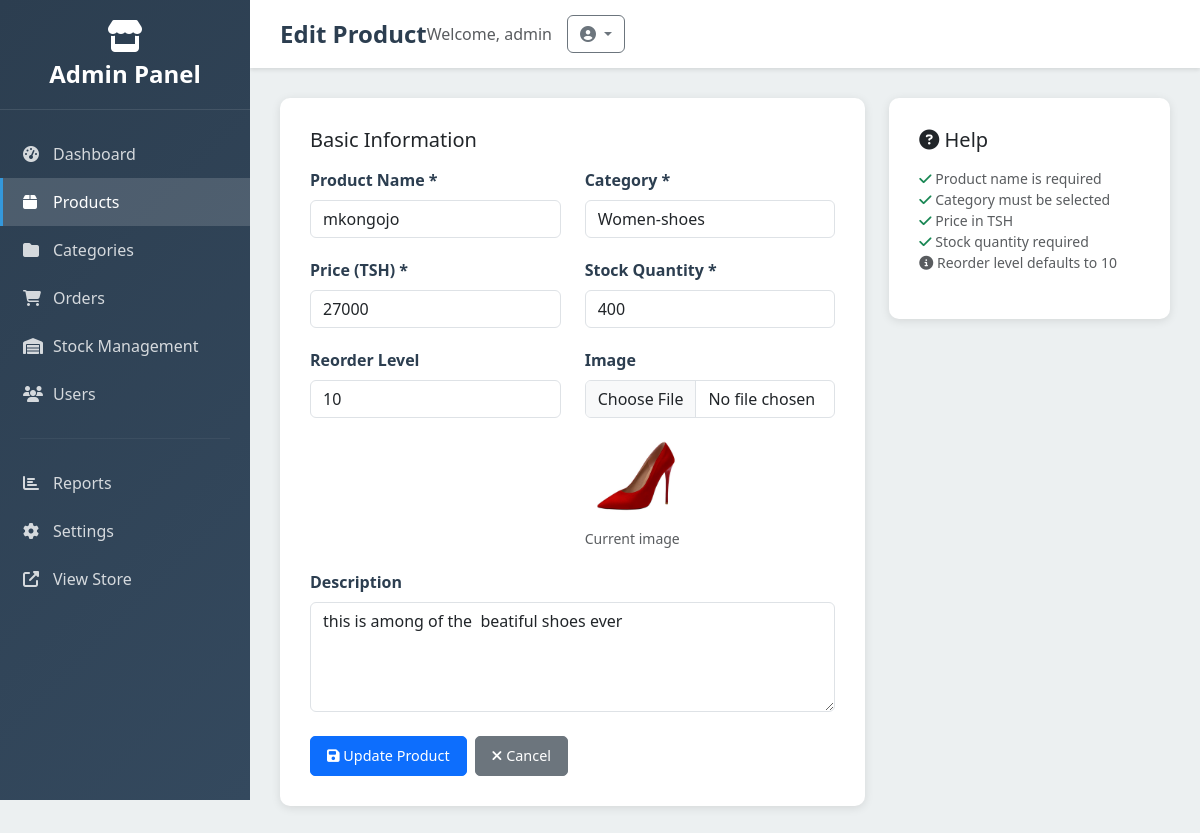
Page /dashboard/products/12/edit/ (signed in) on the committed database.
### products/models.py (models this page shows, shortened)
class Product(models.Model):
    category = models.ForeignKey(Category, related_name='product', on_delete=models.CASCADE)
    name = models.CharField(max_length=255)
    slug = models.SlugField()
    description = models.TextField(blank=True, null=True)
    price = models.IntegerField()
    is_featured = models.BooleanField(default=False)
    created_at = models.DateTimeField(auto_now_add=True)
    image = models.ImageField(upload_to='uploads/', blank=True, null=True)
    thumbnail = models.ImageField(upload_to='uploads/', blank=True, null=True)
    class Meta:
        ordering = ('-created_at',)

class Category(models.Model):
    name = models.CharField(max_length=255)
    slug = models.SlugField(unique=True)
    class Meta:
        ordering =('name',)

### core/models.py (models this page shows, shortened)
class Stock(models.Model):
    product = models.OneToOneField('products.Product', on_delete=models.CASCADE)
    quantity = models.IntegerField(default=0)
    reorder_level = models.IntegerField(default=10)
    last_updated = models.DateTimeField(auto_now=True)

### core/admin_views.py (the view, shortened to what this page needs)
# urls.py: path('dashboard/products/<int:product_id>/edit/', admin_views.admin_product_edit, name='admin_product_edit'),
@login_required
@user_passes_test(is_admin)
def admin_product_edit(request, product_id):
    product = get_object_or_404(Product, id=product_id)
    stock = get_object_or_404(Stock, product=product)
    categories = Category.objects.all()
    context = {
        'product': product,
        'stock': stock,
        'categories': categories,
        'title': 'Edit Product'
    }
    return render(request, 'admin_management/product_form.html', context)

### cart/context_processors.py (called while the page is built)
def cart(request):
    return {'cart': Cart(request)}

### core/admin_views.py (called while the page is built)
def is_admin(user):
    return user.is_authenticated and (user.is_staff or user.is_superuser)

### templates/admin_management/product_form.html (shortened to what this page needs)
{% extends 'admin_management/base.html' %}
{% block page_title %}{{ title }}{% endblock %}
{% block content %}
<div class="row">
    <div class="col-lg-8">
        <div class="admin-form">
            <form method="POST" enctype="multipart/form-data" id="productForm">
                <div class="mb-4">
                    <h5 class="mb-3">Basic Information</h5>
                    <div class="row">
                        <div class="col-md-6">
                            <div class="form-group">
                                <label class="form-label">Product Name *</label>
                                <input type="text" name="name" class="form-control" value="{% if product %}{{ product.name }}{% endif %}" required>
                            </div>
                        </div>
                        <div class="col-md-6">
                            <div class="form-group">
                                <label class="form-label">Category *</label>
                                <select name="category" class="form-control" required>
                                    {% for category in categories %}
                                        <option value="{{ category.id }}" {% if product and product.category.id == category.id %}selected{% endif %}>
                                            {{ category.name }}
                                        </option>
                                    {% endfor %}
                                </select>
                            </div>
                        </div>
                    </div>
                    <div class="row">
                        <div class="col-md-6">
                            <div class="form-group">
                                <label class="form-label">Price (TSH) *</label>
                                <input type="number" name="price" class="form-control" value="{% if product %}{{ product.price }}{% endif %}" step="0.01" min="0" required>
                            </div>
                        </div>
                        <div class="col-md-6">
                            <div class="form-group">
                                <label class="form-label">Stock Quantity *</label>
                                <input type="number" name="stock_quantity" class="form-control" value="{% if stock %}{{ stock.quantity }}{% else %}0{% endif %}" min="0" required>
                            </div>
                        </div>
                    </div>
                    <div class="row">
                        <div class="col-md-6">
                            <div class="form-group">
                                <label class="form-label">Reorder Level</label>
                                <input type="number" name="reorder_level" class="form-control" value="{% if stock %}{{ stock.reorder_level }}{% else %}10{% endif %}" min="0">
                            </div>
                        </div>
                        <div class="col-md-6">
                            <div class="form-group">
                                <label class="form-label">Image</label>
                                <input type="file" name="image" class="form-control" accept="image/*">
                                {% if product and product.image %}
                                    <div class="mt-2">
                                        <img src="{{ product.image.url }}" class="rounded" width="100" height="100" style="object-fit: cover;">
                                        <br>
                                        <small class="text-muted">Current image</small>
                                    </div>
                                {% endif %}
                            </div>
                        </div>
                    </div>
                    <div class="form-group">
                        <label class="form-label">Description</label>
                        <textarea name="description" class="form-control" rows="4">{% if product %}{{ product.description }}{% endif %}</textarea>
                    </div>
                </div>
                <div class="d-flex gap-2">
                    <button type="submit" class="btn btn-admin btn-primary">
                        <i class="fas fa-save"></i> {% if product %}Update Product{% else %}Create Product{% endif %}
                    </button>
                    <a href="{% url 'admin_product_list' %}" class="btn btn-admin btn-secondary">
                        <i class="fas fa-times"></i> Cancel
                    </a>
                </div>
            </form>
        </div>
    </div>
    <div class="col-lg-4">
        <div class="admin-form">
            <h5 class="mb-3"><i class="fas fa-question-circle"></i> Help</h5>
            <div class="small text-muted">
                <ul class="list-unstyled">
                    <li><i class="fas fa-check text-success"></i> Product name is required</li>
                    <li><i class="fas fa-check text-success"></i> Category must be selected</li>
                    <li><i class="fas fa-check text-success"></i> Price in TSH</li>
                    <li><i class="fas fa-check text-success"></i> Stock quantity required</li>
                    <li><i class="fas fa-info-circle"></i> Reorder level defaults to 10</li>
                </ul>
            </div>
        </div>
    </div>
</div>
{% endblock %}

### templates/admin_management/base.html (shortened to what this page needs)
<!DOCTYPE html>
<html lang="en">
<head>
    <link href="https://cdn.jsdelivr.net/npm/bootstrap@5.3.0/dist/css/bootstrap.min.css" rel="stylesheet">
    <link rel="stylesheet" href="https://cdnjs.cloudflare.com/ajax/libs/font-awesome/6.4.0/css/all.min.css">
</head>
<body>
    <aside class="sidebar" id="sidebar">
        <div class="sidebar-header">
            <i class="fas fa-store fa-2x mb-2"></i>
            <h3>Admin Panel</h3>
        </div>
        <nav class="sidebar-menu">
            <a href="{% url 'admin_dashboard' %}" class="sidebar-item {% if request.resolver_match.url_name == 'admin_dashboard' %}active{% endif %}">
                <i class="fas fa-tachometer-alt"></i>
                Dashboard
            </a>
            <a href="{% url 'admin_product_list' %}" class="sidebar-item {% if 'product' in request.resolver_match.url_name %}active{% endif %}">
                <i class="fas fa-box"></i>
                Products
            </a>
            <a href="{% url 'admin_category_list' %}" class="sidebar-item {% if 'category' in request.resolver_match.url_name %}active{% endif %}">
                <i class="fas fa-folder"></i>
                Categories
            </a>
            <a href="{% url 'admin_order_list' %}" class="sidebar-item {% if 'order' in request.resolver_match.url_name %}active{% endif %}">
                <i class="fas fa-shopping-cart"></i>
                Orders
            </a>
            <a href="{% url 'admin_stock_list' %}" class="sidebar-item {% if 'stock' in request.resolver_match.url_name %}active{% endif %}">
                <i class="fas fa-warehouse"></i>
                Stock Management
            </a>
            <a href="{% url 'admin_user_list' %}" class="sidebar-item {% if 'user' in request.resolver_match.url_name %}active{% endif %}">
                <i class="fas fa-users"></i>
                Users
            </a>
            <hr style="border-color: rgba(255,255,255,0.2); margin: 20px;">
            <a href="{% url 'admin_reports' %}" class="sidebar-item">
                <i class="fas fa-chart-bar"></i>
                Reports
            </a>
            <a href="{% url 'admin_settings' %}" class="sidebar-item">
                <i class="fas fa-cog"></i>
                Settings
            </a>
            <a href="{% url 'home' %}" class="sidebar-item">
                <i class="fas fa-external-link-alt"></i>
                View Store
            </a>
        </nav>
    </aside>
    <main class="main-content">
        <div class="top-bar">
            <h1 class="page-title">{% block page_title %}Admin Panel{% endblock %}</h1>
            <div class="user-menu">
                <span class="text-muted">Welcome, {{ user.username }}</span>
                <div class="dropdown">
                    <button class="btn btn-outline-secondary dropdown-toggle" type="button" data-bs-toggle="dropdown">
                        <i class="fas fa-user-circle"></i>
                    </button>
                </div>
            </div>
        </div>
        <div class="content-area">
            {% block content %}{% endblock %}
        </div>
    </main>
</body>
</html>

### templates/admin_management/base.html (style rules this page uses)
:root { --sidebar-width: 250px; --primary-color: #2c3e50; --secondary-color: #34495e; --accent-color: #3498db; --success-color: #27ae60; --warning-color: #f39c12; --danger-color: #e74c3c; --light-bg: #ecf0f1; --dark-text: #2c3e50; }
body { font-family: 'Segoe UI', Tahoma, Geneva, Verdana, sans-serif; background-color: var(--light-bg); }
.sidebar { position: fixed; top: 0; left: 0; height: 100vh; width: var(--sidebar-width); background: linear-gradient(135deg, var(--primary-color), var(--secondary-color)); color: white; z-index: 1000; overflow-y: auto; transition: transform 0.3s ease; }
.sidebar-header { padding: 20px; text-align: center; border-bottom: 1px solid rgba(255,255,255,0.1); }
.sidebar-header h3 { margin: 0; font-size: 1.5rem; font-weight: bold; }
.sidebar-menu { padding: 20px 0; }
.sidebar-item { padding: 12px 20px; display: flex; align-items: center; color: rgba(255,255,255,0.8); text-decoration: none; transition: all 0.3s ease; border-left: 3px solid transparent; }
.sidebar-item.active { background-color: rgba(255,255,255,0.15); color: white; border-left-color: var(--accent-color); }
.sidebar-item i { width: 20px; margin-right: 10px; }
.main-content { margin-left: var(--sidebar-width); min-height: 100vh; transition: margin-left 0.3s ease; }
.top-bar { background: white; padding: 15px 30px; box-shadow: 0 2px 4px rgba(0,0,0,0.1); display: flex; justify-content: between; align-items: center; }
.page-title { font-size: 1.5rem; font-weight: 600; color: var(--dark-text); margin: 0; }
.user-menu { display: flex; align-items: center; gap: 15px; }
.content-area { padding: 30px; }
.btn-admin { padding: 8px 16px; border-radius: 5px; font-size: 0.9rem; transition: all 0.3s ease; }
.admin-form { background: white; border-radius: 10px; padding: 30px; box-shadow: 0 2px 10px rgba(0,0,0,0.1); }
.form-group { margin-bottom: 20px; }
.form-label { font-weight: 600; color: var(--dark-text); margin-bottom: 8px; }

### rows in the picture
Product: name "mkongojo", category "Women-shoes", price "27000", image (picture), description "this is among of the beatiful shoes ever"
Stock: stock_quantity "400", reorder_level "10"

### other values in the picture
{{ title }} "Edit Product"
{{ user.username }} "admin"
